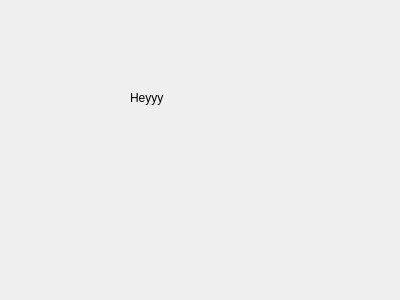
<?xml version="1.0" encoding="UTF-8"?>
<ui version="4.0">
 <class>secDialog</class>
 <widget class="QDialog" name="secDialog">
  <property name="geometry">
   <rect>
    <x>0</x>
    <y>0</y>
    <width>400</width>
    <height>300</height>
   </rect>
  </property>
  <property name="windowTitle">
   <string>Dialog</string>
  </property>
  <widget class="QLabel" name="label">
   <property name="geometry">
    <rect>
     <x>130</x>
     <y>90</y>
     <width>141</width>
     <height>16</height>
    </rect>
   </property>
   <property name="text">
    <string>Heyyy</string>
   </property>
  </widget>
 </widget>
 <resources/>
 <connections/>
</ui>
